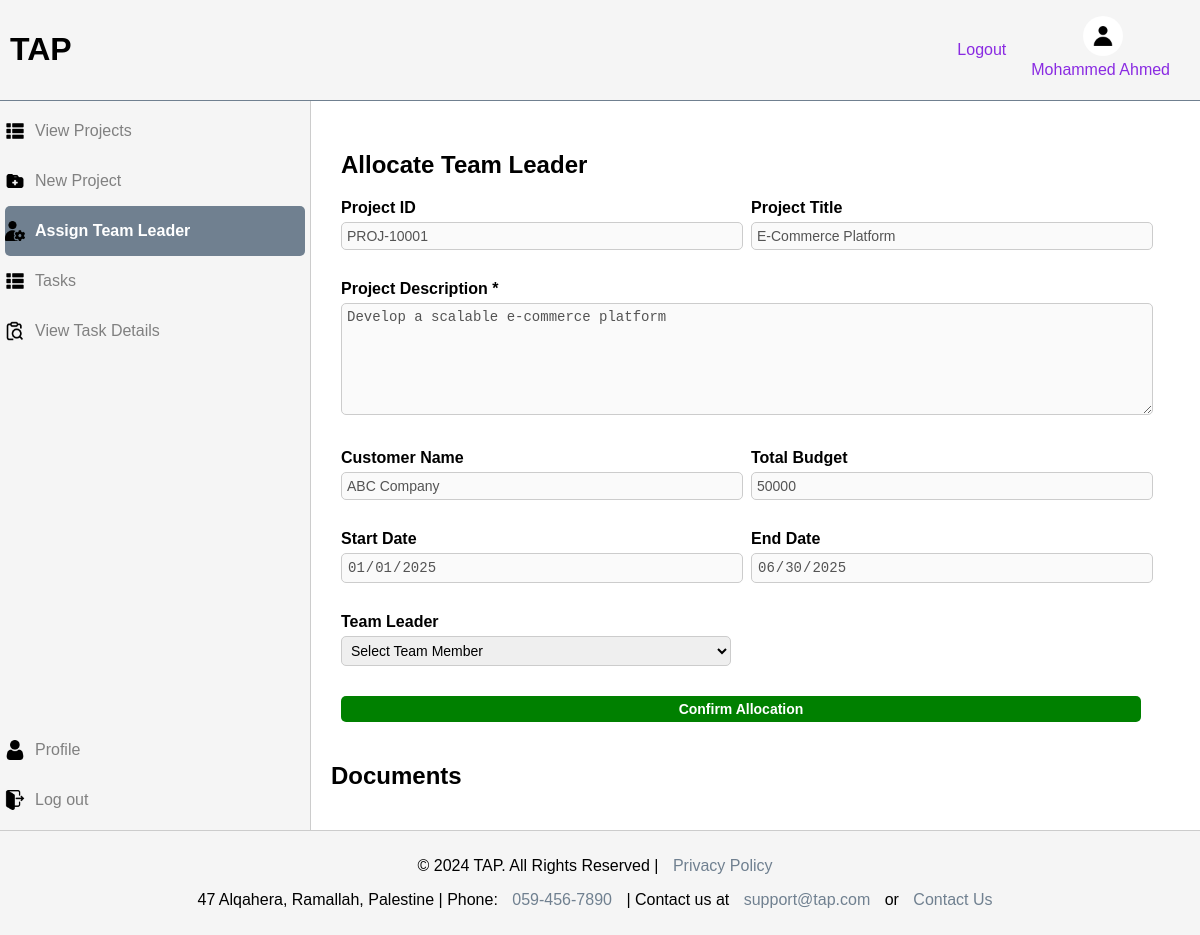
/assign_leader.php?pid=PROJ-10001 (signed in), run on the app's committed database.
### tables this page shows
CREATE TABLE `project` (
  `id` char(10) NOT NULL,
  `title` mediumtext NOT NULL,
  `description` mediumtext NOT NULL,
  `customer` mediumtext NOT NULL,
  `budget` decimal(10,0) NOT NULL,
  `start_date` date NOT NULL,
  `end_date` date NOT NULL,
  `manager` int DEFAULT NULL,
  `team_leader` int DEFAULT NULL
);

### models/User.php (called while the page is built, shortened)
<?php
class User
{
    private string $role;
    public function __construct(?int $id, $ssn, $name, $dob, $email, $phone, $role, $qualification, $username, $password, $image = 'user_profile.jpg')
    {
        $this->role = $role;
    }
    public function getRole(): string
    {
        return $this->role;
    }
}
?>

### db.inc.php (called while the page is built, shortened)
<?php
$db = new DatabaseHelper();
class DatabaseHelper
{
    private $pdo;
    private function connect()
    {
        try {
            $this->pdo = new PDO(DBCONNSTRING, DBUSER, DBPASS);
        } catch (PDOException $e) {
            die("Database connection failed: " . $e->getMessage());
        }
    }
    public function query($sql, $params = []): bool|PDOStatement
    {
        $stmt = $this->pdo->prepare($sql);
        $stmt->execute($params);
        return $stmt;
    }
    public function fetchOne($sql, $params = [])
    {
        return $this->query($sql, $params)->fetch();
    }
}
?>

### models/Project.php (called while the page is built, shortened)
<?php
class Project
{
    private string $id;
    private string $title;
    private string $description;
    private string $customer;
    private float $budget;
    private string $start_date;
    private string $end_date;
    public function __construct(
        string $id,
        string $title,
        string $description,
        string $customer,
        float $budget,
        string $start_date,
        string $end_date,
        ?string $manager = null,
        ?string $team_leader = null
    ) {
        $this->id = $id;
        $this->title = $title;
        $this->description = $description;
        $this->customer = $customer;
        $this->budget = $budget;
        $this->start_date = $start_date;
        $this->end_date = $end_date;
    }
    public function getId(): string
    {
        return $this->id;
    }
    public function getTitle(): string
    {
        return $this->title;
    }
    public function getDescription(): string
    {
        return $this->description;
    }
    public function getCustomer(): string
    {
        return $this->customer;
    }
    public function getBudget(): float
    {
        return $this->budget;
    }
    public function getStartDate(): string
    {
        return $this->start_date;
    }
    public function getEndDate(): string
    {
        return $this->end_date;
    }
    public static function fromArray(array $data): Project
    {
        return new Project(
            $data['id'],
            $data['title'],
            $data['description'],
            $data['customer'],
            (float) $data['budget'],
            $data['start_date'],
            $data['end_date'],
            $data['manager'] ?? null,
            $data['team_leader'] ?? null
        );
    }
    public static function findById(DatabaseHelper $databaseHelper, string $id): ?Project
    {
        $db_project = $databaseHelper->fetchOne("SELECT * FROM `project` WHERE `id` = :id", ['id' => $id]);
        if ($db_project) {
            return self::fromArray($db_project);
        }
        return null;
    }
}
?>

### assign_leader.php (the view, shortened to what this page needs)
<?php
require "./db.inc.php";
require "./models/User.php";
require "./models/Project.php";
$project = null;
if (isset($_GET["pid"])) {
    $project = Project::findById($db, $_GET["pid"]);
} else {
    header("Location: projects.php");
}
?>
<!DOCTYPE html>
<html lang="en">
<head>
    <link rel="stylesheet" href="./assets/css/main.css">
    <link rel="stylesheet" href="./assets/css/new_project.css">
    <link rel="stylesheet" href="./assets/css/allocate_leader.css">
</head>
<body>
    <?php require_once "./layout/header.php" ?>
    <div class="container">
        <?php require_once "./layout/side_nav.php" ?>
        <main>
            <?php if ($user instanceof User) { ?>
                <?php if ($user->getRole() == "Manager") { ?>
                    <section class="form-container">
                        <h1>Allocate Team Leader</h1>
                        <form action="<?php echo $_SERVER["REQUEST_URI"] ?>" method="post">
                            <div>
                                <label for="id">Project ID</label>
                                <input disabled type="text" id="id" value="<?php echo $project->getId() ?>">
                            </div>
                            <div>
                                <label for="title">Project Title</label>
                                <input disabled type="text" id="title" value="<?php echo $project->getTitle(); ?>">
                            </div>
                            <div class="full-width">
                                <label for="description">Project Description *</label>
                                <textarea disabled id="description"><?php echo $project->getDescription(); ?></textarea>
                            </div>
                            <div>
                                <label for="customer">Customer Name</label>
                                <input type="text" id="customer" disabled value="<?php echo $project->getCustomer(); ?>">
                            </div>
                            <div>
                                <label for="budget">Total Budget </label>
                                <input type="number" id="budget" disabled value="<?php echo $project->getBudget(); ?>">
                            </div>
                            <div>
                                <label for="start_date">Start Date</label>
                                <input type="date" id="start_date" disabled value="<?php echo $project->getStartDate(); ?>">
                            </div>
                            <div>
                                <label for="end_date">End Date</label>
                                <input type="date" id="end_date" disabled value="<?php echo $project->getEndDate(); ?>">
                            </div>
                            <div>
                                <label for="leader">Team Leader</label>
                                <select id="leader" name="leader" required>
                                    <option selected disabled>Select Team Member</option>
                                </select>
                            </div>
                            <div class="full-width">
                                <button type="submit">Confirm Allocation</button>
                            </div>
                        </form>
                    </section>
                    <section>
                        <h1>Documents</h1>
                    </section>
                <?php } else { ?>
                    <h1>Access Denied!</h1>
                    <p>only can be accessed by a manager!</p>
                <?php } ?>
            <?php } ?>
        </main>
    </div>
    <?php require_once "./layout/footer.php" ?>
</body>
</html>

### assets/css/main.css (style rules this page uses)
body { margin: 0; padding: 0; height: 100vh; font-family: Arial, sans-serif; display: flex; flex-direction: column; }
.container { display: flex; flex: 1 1 0; }
main { flex: 1 1 0; padding: 20px; background-color: white; }

### assets/css/new_project.css (style rules this page uses)
.form-container { width: 800px; margin: 0; padding: 10px; }
form { display: grid; grid-template-columns: 1fr 1fr; gap: 20px; }
form .full-width { grid-column: span 2; }
label { display: block; font-weight: bold; margin-bottom: 5px; }
input, textarea, select, button { width: 100%; padding: 5px; margin-bottom: 10px; border: 1px solid #ccc; border-radius: 5px; font-size: 14px; }
textarea { resize: vertical; min-height: 100px; }
button { background-color: green; color: white; font-weight: bold; cursor: pointer; border: none; }

### data on the page
project: id "PROJ-10001", title "E-Commerce Platform", description "Develop a scalable e-commerce platform", customer "ABC Company", budget "50000", start_date "01/01/2025", end_date "06/30/2025"

### other printed values
$user->getName() "Mohammed Ahmed"
